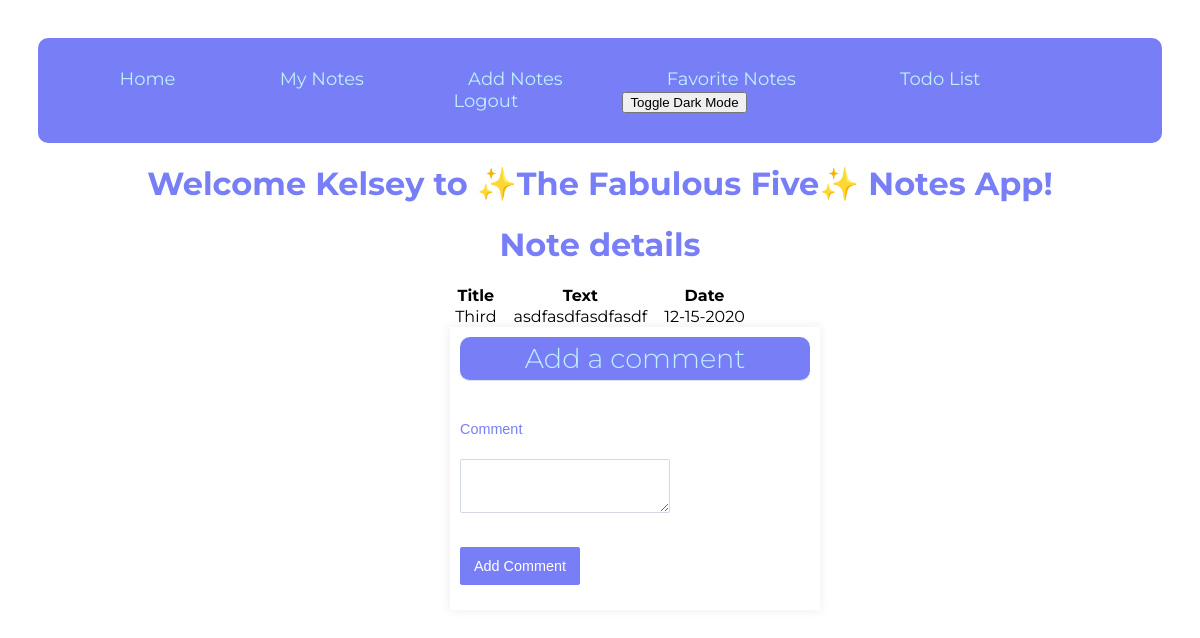
/notes/3 (signed in), run on an earlier commit of the app's database.
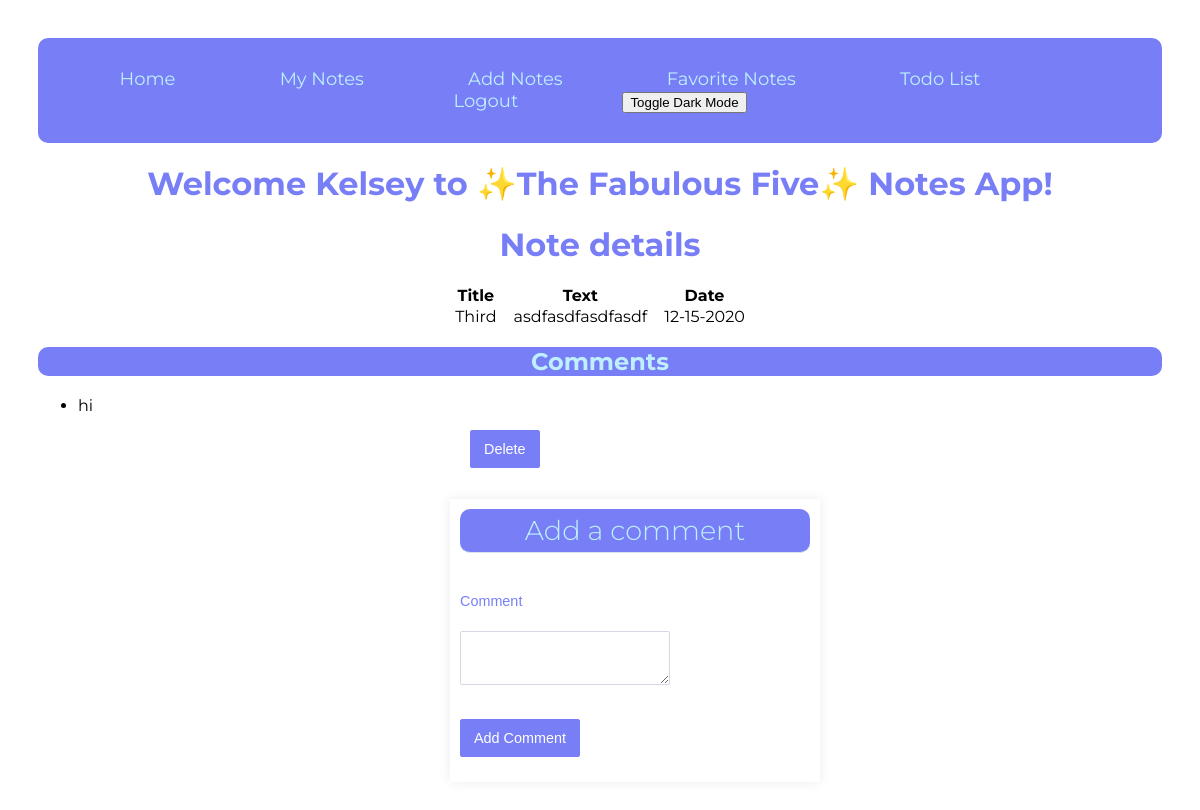
And on a later commit of the database.
### models.py (models this page shows, shortened)
class Note(db.Model):
    id = db.Column("id", db.Integer, primary_key=True)
    title = db.Column("title", db.String(200))
    text = db.Column("text", db.String(100))
    date = db.Column("date", db.String(50))
    favorite = db.Column("favorite", db.Boolean(False))
    comments = db.relationship("Comment", backref="note", cascade="all, delete-orphan", lazy=True)
    color = db.Column("color", db.String(10))
    user_id = db.Column(db.Integer, db.ForeignKey("user.id"), nullable=False)

class Comment(db.Model):
    id = db.Column(db.Integer, primary_key=True)
    date_posted = db.Column(db.DateTime, nullable=False)
    content = db.Column(db.VARCHAR, nullable=False)
    note_id = db.Column(db.Integer, db.ForeignKey("note.id"), nullable=False)
    user_id = db.Column(db.Integer, db.ForeignKey("user.id"), nullable=False)

### flask05.py (the view)
@app.route('/notes/<note_id>')
def get_note(note_id):
    if session.get('user'):
        my_note = db.session.query(Note).filter_by(id=note_id, user_id=session['user_id']).one()
        form = CommentForm()
        return render_template('note.html', note = my_note, user=session['user'], form=form)
    else:
        return redirect(url_for('login'))

### forms.py
class CommentForm(FlaskForm):
    class Meta:
        csrf = False
    comment = TextAreaField('Comment',validators=[Length(min=1)])
    submit = SubmitField('Add Comment')

### templates/note.html (shortened to what this page needs)
<!DOCTYPE html>
<html lang="en">
<head>
    <link rel="stylesheet" href="{{ url_for('static', filename='1main.css') }}">
    <link rel="stylesheet" href="{{ url_for('static', filename='dark.css') }}">
    <link rel="stylesheet" href="{{ url_for('static', filename='final_forms.css') }}">
</head>
<body>
<nav id="nav">
    <a href={{ url_for('index') }}>  Home</a>
    <a href={{ url_for('get_notes') }}> My Notes</a>
    <a href={{ url_for('new_note') }}>Add Notes</a>
    <a href="{{ url_for('get_favorite') }}">Favorite Notes</a>
    <a href="{{ url_for('get_todo') }}"> Todo List</a>
    {% if user %}
    <a href="{{ url_for('logout') }}">Logout</a>
    <button onclick="myFunction()">Toggle Dark Mode</button>
</nav>
{% else %}
<a href="{{ url_for('login') }}">Sign In</a>
<a href="{{ url_for('register') }}">Register</a>
</nav>
{% endif %}
<h1>Welcome {{user}} to ✨The Fabulous Five✨ Notes App!</h1>
<h1>Note details</h1>
<table>
    <tr>
        <th>Title</th>
        <th>Text</th>
        <th>Date</th>
    </tr>
    <tr>
        <td>{{ note.title }}</td>
        <td>{{ note.text }}</td>
        <td>{{ note.date }}</td>
    </tr>
</table>
{% if note.comments %}
{% if note.comments|length > 0 %}
<h2>Comments</h2>
<ul>
    {% for comment in note.comments %}
    <li>{{comment.content}}
        <form action="{{ url_for('delete_comment', note_id=note.id, comment_id=comment.id) }}" method="post">
            <input type="submit" value="Delete">
        </form>
    </li>
    {% endfor %}
</ul>
{% endif %}
{% endif %}
<form action="{{ url_for('new_comment', note_id=note.id) }}" method="post">
    <div class="formwrapper">
        <h2 class="title">Add a comment</h2>
        <div class="form-field">
            {{ form.comment.label }} <br/> {{ form.comment }}
        </div>
        {{ form.submit }}
    </div>
</form>
</body>
</html>

### static/1main.css (style rules this page uses)
body { padding: 30px 30px; font-family: 'Montserrat'; }
label { font-family: "Georgia", serif; }
h1 { color: #787FF6; text-align: center; }
h2 { color: #bef0ff; background-color: #787FF6; text-align: center; border-radius: 10px; }
#nav { background-color: #787FF6; list-style: none; text-align: center; padding: 30px 0 30px 0; border-radius: 10px; }
#nav > a { color: #bef0ff; display: inline-block; padding-right: 100px; font-size: 18px; text-decoration: none; }
form { margin: auto; max-width: 300px; }
table { margin: auto; border-collapse: separate; border-spacing: 15px 0; }

### static/dark.css (style rules this page uses)
body { background-color: white; color: black; }

### static/final_forms.css (style rules this page uses)
form { background: white; width: 100%; }
.form-field { position: relative; }
.title { font-size: 1.7rem; font-weight: 300; border-bottom: 1px solid #dbe3ec; padding: 5px; margin: 0 0 40px 0; }
.formwrapper { position: relative; background: white; width: 350px; box-shadow: 0 0 10px rgba(65, 67, 144, 0.1); padding: 10px; }
label { font-size: .9em; color: #787FF6; margin-bottom: 3px; display: block; font-weight: 300; font-family: 'Poppins', sans-serif; }
input, textarea { padding: 10px 13px; margin-bottom: 15px; border-radius: 2px; border: 1px solid #d4d9e3; font-weight: 200; color: #4d5060; font-family: 'Poppins', sans-serif; font-size: .9em; }
input[type="submit"] { background: #787FF6; border: 0; color: white; border-radius: 2px; margin-top: 15px; font-weight: 400; border: 1px solid #787FF6; transition: all .3s ease-out; }

What changed in the data, as far as the page shows it:
now on this page (row edited): Comment: content "hi"
Also different on the page:
text now shown: "Comments"
